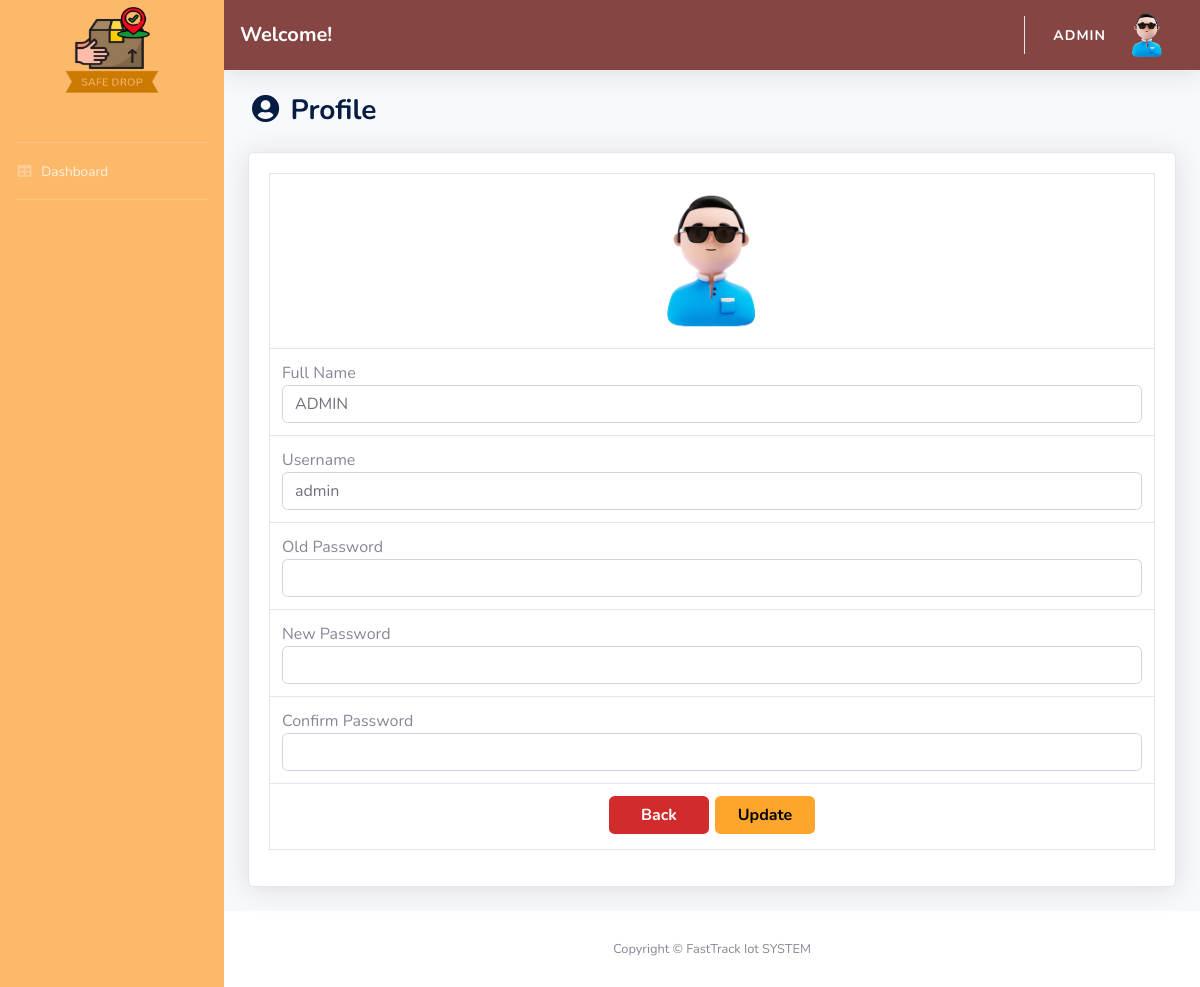
Screenshot of /interface/admin/profile.php (signed in) with the database file from the repository.
### tables this page shows
CREATE TABLE `user` (
  `user_id` int(11) NOT NULL,
  `username` varchar(50) NOT NULL,
  `name` varchar(100) DEFAULT NULL,
  `password` varchar(255) NOT NULL
);

### interface/admin/profile.php (the view, shortened to what this page needs)
<!DOCTYPE html>
<?php
    include("../../database/to_connect.php");
    $query = "SELECT * FROM user WHERE user_id = '".$_SESSION['adminID']."'";
    $result = mysqli_query($conn, $query);
    $row = mysqli_fetch_assoc($result);
    $nameAdmin = $row["name"];
    $username = $row["username"];
?>
<html>
<head>
    <link rel="stylesheet" href="https://use.fontawesome.com/releases/v5.5.0/css/all.css">
    <link href="../../css/sb-admin-2.min.css" rel="stylesheet">
    <link href="../../css/dashboard_interface.css" rel="stylesheet">
    <link href="../../css/dataTables.bootstrap4.min.css" rel="stylesheet">
</head>
<body id="page-top">
    <div id="wrapper">
        <ul class="navbar-nav sidebar sidebar-dark accordion" id="accordionSidebar">
            <br>
            <a class="sidebar-brand d-flex align-items-center justify-content-center" href="index.php">
                <div>
                    <?php if (isset($_SERVER['HTTP_USER_AGENT']) && (strpos($_SERVER['HTTP_USER_AGENT'], 'Mobile') !== false || strpos($_SERVER['HTTP_USER_AGENT'], 'Tablet') !== false)): ?>
                        <img class="rounded-circle" src="../../css/pictures/safeDrop_logo.png" id="logo" width="100px" height="80px">
                    <?php else: ?>
                        <img class="rounded-circle" src="../../css/pictures/safeDrop_logo.png" id="logo" width="130px" height="110px" style="margin-top: 20px">
                        <br><br>
                    <?php endif; ?>
                </div>
            </a>
            <br><br>
            <hr class="sidebar-divider my-0">
            <li class="nav-item">
                <a class="nav-link" href="index.php" id="sidebar">
                    <i class="fas fa-fw fa-table"></i>
                    <span>Dashboard</span></a>
            </li>
            <hr class="sidebar-divider my-0">
        </ul>
        <div id="content-wrapper" class="d-flex flex-column">
            <div id="content">
                <nav class="navbar navbar-expand navbar-light topbar mb-4 static-top shadow">
                    <?php if (isset($_SERVER['HTTP_USER_AGENT']) && (strpos($_SERVER['HTTP_USER_AGENT'], 'Mobile') !== false || strpos($_SERVER['HTTP_USER_AGENT'], 'Tablet') !== false)): ?>
                        <h6 class="h6 mb-0" style="color: white; font-weight: bold;">Welcome!</h6>
                    <?php else: ?>
                        <h5 class="h5 mb-0" style="color: white; font-weight: bold;">Welcome!</h5>
                    <?php endif; ?>
                    <ul class="navbar-nav ml-auto">
                        <li class="nav-item dropdown no-arrow">
                            <a class="nav-link dropdown-toggle" href="#" id="userDropdown" role="button" data-toggle="dropdown" aria-haspopup="true" aria-expanded="false">
                                <span class="mr-3 d-none d-lg-inline" style="color: white; font-size: 14px; letter-spacing: 1px"><b><?php echo strtoupper($nameAdmin) ?></b></span>
                                <?php if (isset($_SERVER['HTTP_USER_AGENT']) && (strpos($_SERVER['HTTP_USER_AGENT'], 'Mobile') !== false || strpos($_SERVER['HTTP_USER_AGENT'], 'Tablet') !== false)): ?>
                                    <img src="../../css/pictures/admin.png" alt="" style="width:40px; height:40px;" class="rounded-circle">
                                <?php else: ?>
                                    <img src="../../css/pictures/admin.png" alt="" width="50px" height="50px" class="rounded-circle">
                                <?php endif; ?>
                            </a>
                        </li>
                    </ul>
                </nav>
                <div class="container-fluid">
                    <h3 class="h3 mb-0 text-900" id="title">
                        <strong>
                            <i class="fas fa-fw fa-user-circle"></i>
                            Profile
                        </strong>
                    </h3>
                    <br>
                    <div class="card shadow mb-4">
                        <div class="card-body">
                            <div class="table-responsive">
                                <table class="table table-bordered" id="formTable" width="100%" cellspacing="0">
                                    <form method="POST" action="../../database/update_profile_admin.php">
                                        <tbody>
                                            <tr>
                                                <td>
                                                    <center><img src="../../css/pictures/admin.png" width="150px" height="150px"></center>
                                                </td>
                                            </tr>
                                            <tr>
                                                <td>
                                                    Full Name
                                                    <input class="form-control" type="text" name="newName" value="<?php echo $nameAdmin ?>" required>
                                                </td>
                                            </tr>
                                            <tr>
                                                <td>
                                                    Username
                                                    <input class="form-control" type="text" name="newUsername" value="<?php echo $username ?>" required>
                                                </td>
                                            </tr>
                                            <tr>
                                                <td>
                                                    Old Password
                                                    <input class="form-control" type="password" name="oldPsw" required>
                                                </td>
                                            </tr>
                                            <tr>
                                                <td>
                                                    New Password
                                                    <input class="form-control" type="password" name="newPsw" required>
                                                </td>
                                            </tr>
                                            <tr>
                                                <td>
                                                    Confirm Password
                                                    <input class="form-control" type="password" name="repeatPsw" required>
                                                </td>
                                            </tr>
                                            <tr>
                                                <td>
                                                    <div class="row justify-content-center">
                                                        <a href="index.php" class="btn cancelBtn" style="width: 100px; margin-right: 3px; margin-left: 3px; margin-bottom: 3px">
                                                            Back
                                                        </a>
                                                        <button class="btn submitBtn" style="width: 100px; margin-right: 3px; margin-left: 3px; margin-bottom: 3px">
                                                            Update
                                                        </button>
                                                    </div>
                                                </td>
                                            </tr>
                                        </tbody>
                                    </form>
                                </table>
                            </div>
                        </div>
                    </div>
                </div>
            </div>
            <footer class="sticky-footer bg-white">
                <div class="container my-auto">
                    <div class="copyright text-center my-auto">
                        <span>Copyright &copy; FastTrack Iot SYSTEM</span>
                    </div>
                </div>
            </footer>
        </div>
    </div>
</body>
</html>

### css/dashboard_interface.css (style rules this page uses)
#accordionSidebar { background-color: #FCB96A; }
.navbar { background-color: #854643; }
#title { color: #051d40; }
.submitBtn { background-color: #FDA52C !important; color: black; font-weight: bold; }
.cancelBtn { background-color: #D22B2B; color: white; font-weight: bold; }

### rows the page displays
user: name "ADMIN", newName "ADMIN", newUsername "admin"
